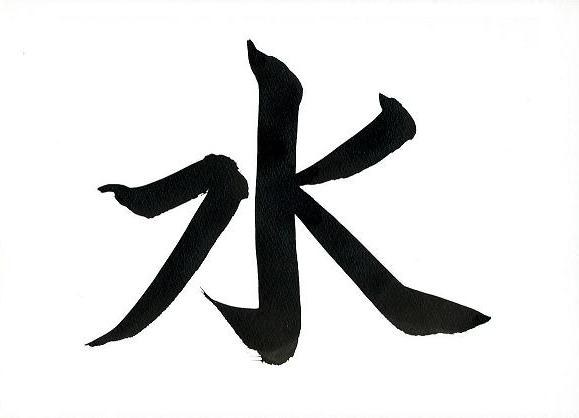
#> input picture algorithm/k.jpg, 579 x 418 px
$ python Trying.py
#> lines starting #> are read from the running program, lines starting #| are printed output that depends on the picture; after the words box and inside, x2 and y2 are one past the last pixel; in counts of white or black regions, pixels touching at a corner belong together
# -*- coding: utf-8 -*-
__author__ = 'ava-katushka'
import cv2
import numpy as np
import os

_SCRIPT_ROOT = os.path.abspath(os.path.dirname(__file__))
name = "k.jpg"
img = cv2.imread(name)
#> img is the input picture: shape (418, 579, 3); mean B, G, R 220.1, 220.2, 219.9
gray = cv2.cvtColor(img,cv2.COLOR_BGR2GRAY)
edges = cv2.Canny(gray,50,150,apertureSize = 3)
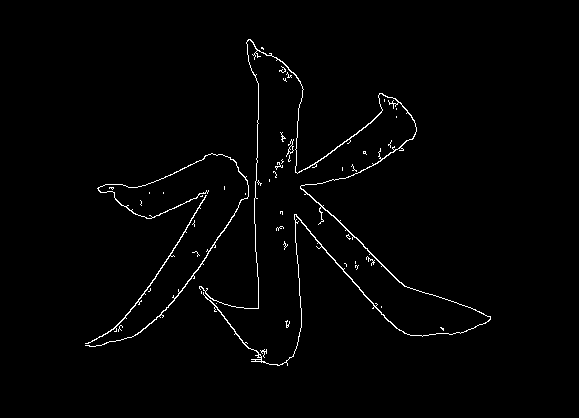
#> edges: shape (418, 579); 1.4% white in thin lines or dots, all inside (x1, y1, x2, y2) = (85, 39, 491, 366)
minLineLength = 5
maxLineGap = 5
lines = cv2.HoughLinesP(edges,1,np.pi/180,100,minLineLength,maxLineGap)
#> lines = [[367, 250, 399, 282], [336, 262, 382, 314], [327, 210, 354, 237]]
for x1,y1,x2,y2 in lines[0]:
    cv2.line(img,(x1,y1),(x2,y2),(0,255,0),2)
#> this loop made 1 pass
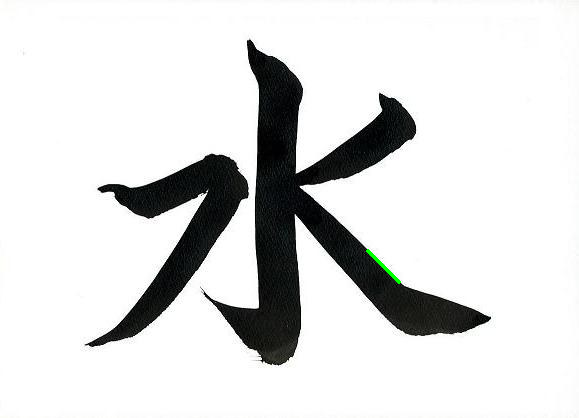
#> img: shape (418, 579, 3); 0.07% of pixels changed, all inside (x1, y1, x2, y2) = (366, 249, 401, 284)

cv2.imwrite("lines" + name,img)

$ run again, with algorithm/basic_tempates.png saved as algorithm/k.jpg
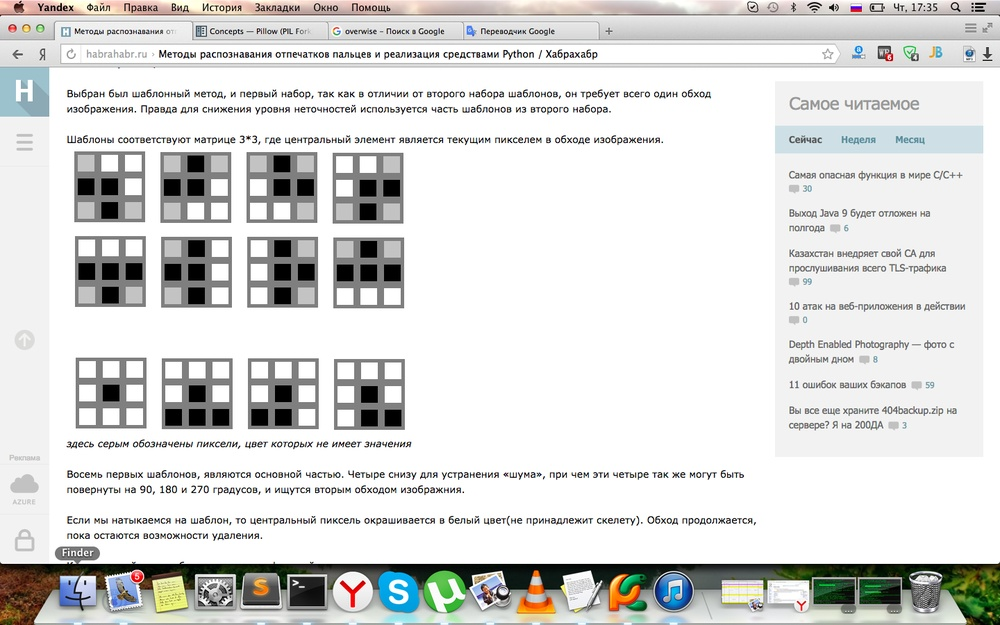
#> input picture algorithm/basic_tempates.png, 1000 x 625 px, shrunk from 1440 x 900 before the run
#> img is the input picture: shape (625, 1000, 3); mean B, G, R 218.4, 219.8, 219.1
#> `edges = cv2.Canny(gray,50,150,apertureSize = 3)`:
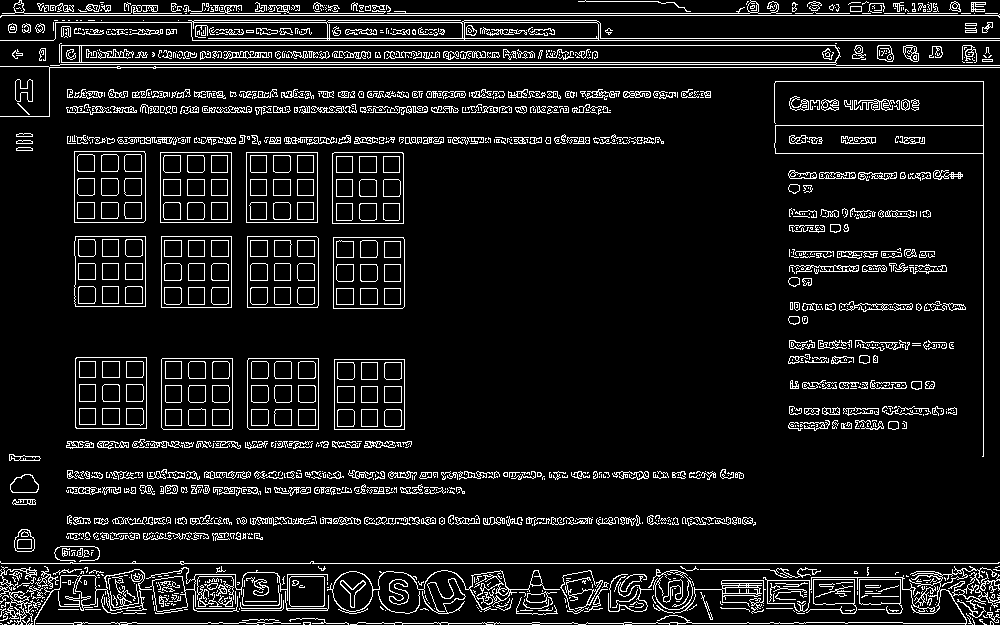
#> edges: shape (625, 1000); 9.2% white in thin lines or dots
#> lines = 783 rows, first 6: [312, 563, 998, 563], [1, 15, 998, 15], [816, 13, 849, 13], [155, 67, 999, 67], [192, 40, 999, 40], [61, 62, 835, 62]
#> the loop `for x1,y1,x2,y2 in lines[0]:` made 1 pass
#> after the loop `for x1,y1,x2,y2 in lines[0]:`:
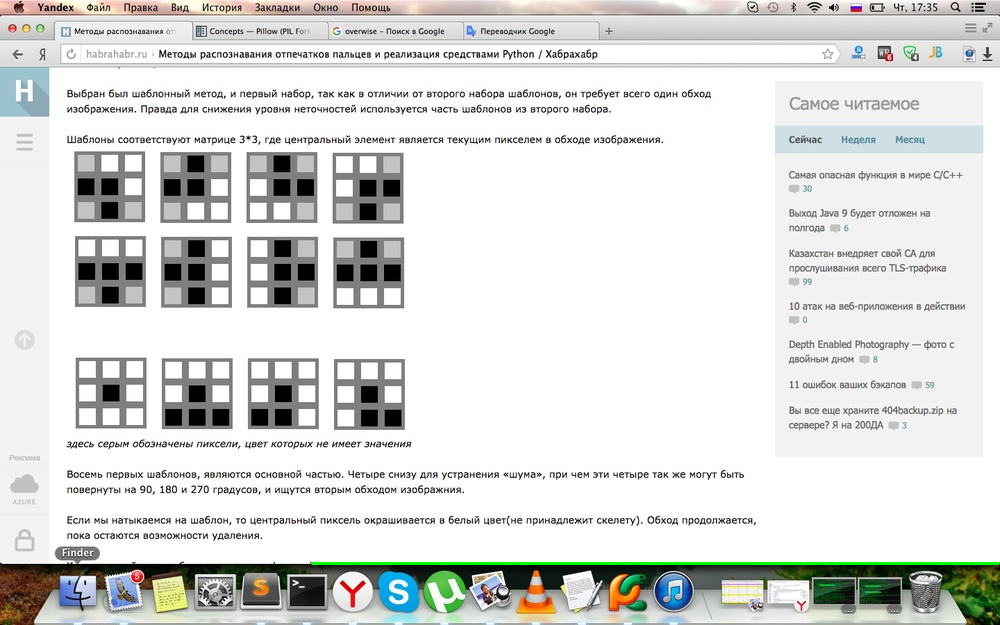
#> img: shape (625, 1000, 3); 0.33% of pixels changed, all inside (x1, y1, x2, y2) = (311, 562, 1000, 565)
